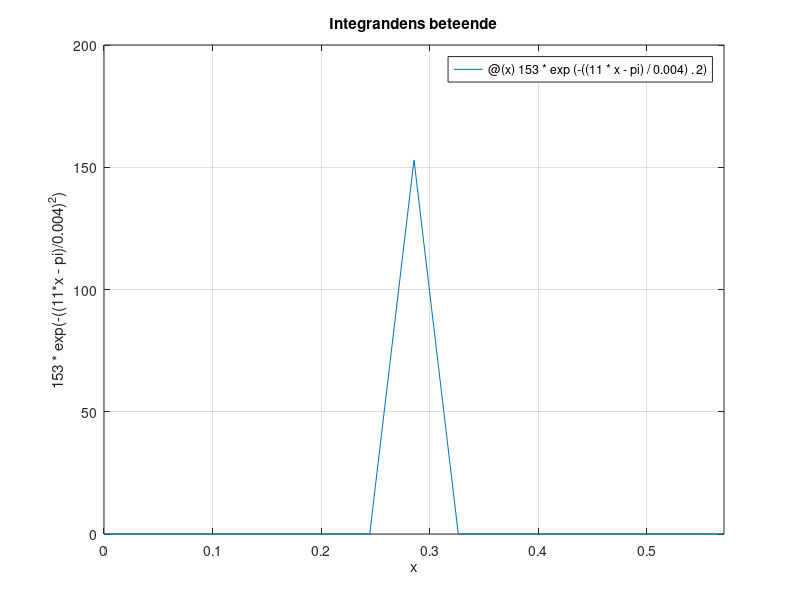

Source code (MATLAB):
function Q7a()
    % Definiera integranden
    integrand = @(x) 153 * exp(-((11*x - pi)/0.004).^2);

    % Bild på integrand
    figure;
    fplot(integrand, [0, 2*pi/11]);
    title('Integrandens beteende');
    xlabel('x');
    ylabel('153 * exp(-((11*x - pi)/0.004)^2)');
    grid on;

    % Välj ett lämpligt intervall baserat på visualiseringen
    % Här används ett intervall nära pi/11
    interval_start = (pi/11) - 0.01;
    interval_end = (pi/11) + 0.01;

    % Använd quad-funktionen för att beräkna integralen
    [integral_value_quad, quad_error] = quad(integrand, interval_start, interval_end, 1e-12);

    % Använd Integral-funktionen för att beräkna integralen med uppskattad felgräns
    [integral_value, int_error] = quadgk(integrand, interval_start, interval_end, 'RelTol', 1e-12, 'AbsTol', 1e-12);

    % Visa resultaten
    fprintf('Integralens värde beräknat med quad: %.8f\n', integral_value_quad);
    fprintf('Felgräns med quad: %.8e\n', quad_error);
    fprintf('Integralens värde beräknat med integral: %.8f\n', integral_value);
    fprintf('Felgräns med integral: %.8e\n', int_error);

    % Kontrollera om resultaten är lika inom felgränserna
    if abs(integral_value_quad - integral_value) < max(quad_error, int_error)
        fprintf('Resultaten från quad och integral överensstämmer inom felgränserna.\n');
    else
        fprintf('Resultaten från quad och integral överensstämmer inte inom felgränserna.\n');
    end
end
